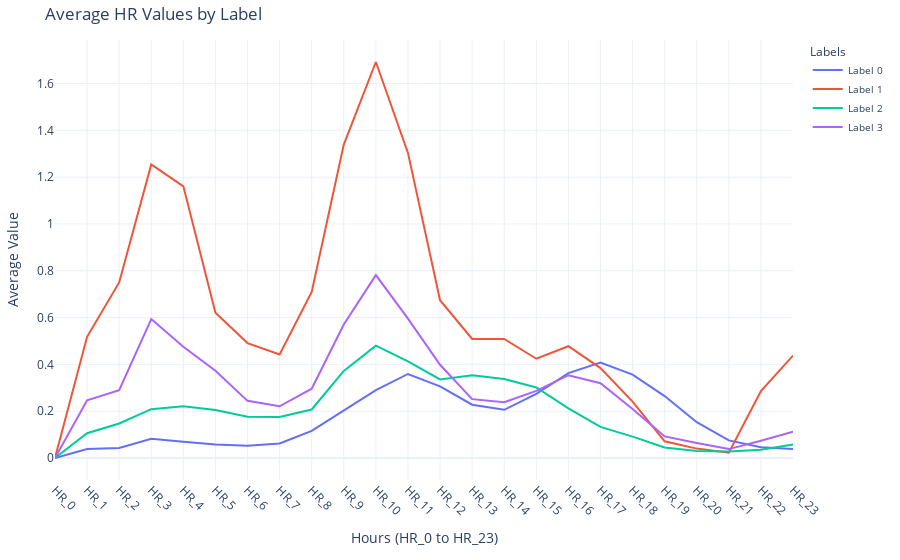

Here is the notebook cell this chart was saved with:
### Code cell
v.plot_avg_hr_by_label(data, labels_col)

### Figure 1 — Plotly figure (JSON) as saved in the notebook; plotly's stock layout.template omitted (floating-point values rounded to 4 significant figures)
{"data": [{"line": {"width": 2}, "marker": {"size": 6}, "mode": "lines", "name": "Label 0", "type": "scatter", "x": ["HR_0", "HR_1", "HR_2", "HR_3", "HR_4", "HR_5", "HR_6", "HR_7", "HR_8", "HR_9", "HR_10", "HR_11", "HR_12", "HR_13", "HR_14", "HR_15", "HR_16", "HR_17", "HR_18", "HR_19", "HR_20", "HR_21", "HR_22", "HR_23"], "y": [0, 0.03833, 0.04277, 0.08239, 0.06956, 0.05758, 0.05275, 0.06206, 0.1158, 0.2027, 0.2899, 0.359, 0.3064, 0.2276, 0.2058, 0.2741, 0.3628, 0.4076, 0.3564, 0.2647, 0.153, 0.07537, 0.04583, 0.03836]}, {"line": {"width": 2}, "marker": {"size": 6}, "mode": "lines", "name": "Label 1", "type": "scatter", "x": ["HR_0", "HR_1", "HR_2", "HR_3", "HR_4", "HR_5", "HR_6", "HR_7", "HR_8", "HR_9", "HR_10", "HR_11", "HR_12", "HR_13", "HR_14", "HR_15", "HR_16", "HR_17", "HR_18", "HR_19", "HR_20", "HR_21", "HR_22", "HR_23"], "y": [0, 0.5179, 0.75, 1.254, 1.161, 0.6205, 0.4911, 0.442, 0.7098, 1.339, 1.692, 1.304, 0.6741, 0.5089, 0.5089, 0.4241, 0.4777, 0.3839, 0.2411, 0.07143, 0.04018, 0.02232, 0.2857, 0.4375]}, {"line": {"width": 2}, "marker": {"size": 6}, "mode": "lines", "name": "Label 2", "type": "scatter", "x": ["HR_0", "HR_1", "HR_2", "HR_3", "HR_4", "HR_5", "HR_6", "HR_7", "HR_8", "HR_9", "HR_10", "HR_11", "HR_12", "HR_13", "HR_14", "HR_15", "HR_16", "HR_17", "HR_18", "HR_19", "HR_20", "HR_21", "HR_22", "HR_23"], "y": [0, 0.1057, 0.1476, 0.2086, 0.221, 0.2052, 0.1764, 0.1757, 0.2073, 0.372, 0.4798, 0.4132, 0.3356, 0.3535, 0.3377, 0.3013, 0.2121, 0.1332, 0.09128, 0.0453, 0.0302, 0.02814, 0.035, 0.05765]}, {"line": {"width": 2}, "marker": {"size": 6}, "mode": "lines", "name": "Label 3", "type": "scatter", "x": ["HR_0", "HR_1", "HR_2", "HR_3", "HR_4", "HR_5", "HR_6", "HR_7", "HR_8", "HR_9", "HR_10", "HR_11", "HR_12", "HR_13", "HR_14", "HR_15", "HR_16", "HR_17", "HR_18", "HR_19", "HR_20", "HR_21", "HR_22", "HR_23"], "y": [0, 0.2463, 0.2902, 0.5936, 0.4751, 0.3728, 0.2442, 0.2208, 0.2961, 0.5702, 0.7814, 0.5958, 0.3984, 0.2515, 0.2383, 0.2865, 0.3538, 0.3194, 0.2098, 0.09211, 0.06433, 0.03801, 0.07383, 0.1118]}], "layout": {"legend": {"font": {"size": 10}, "title": {"text": "Labels"}}, "margin": {"b": 80, "l": 20, "r": 20, "t": 40}, "title": {"text": "Average HR Values by Label"}, "xaxis": {"tickangle": 45, "title": {"text": "Hours (HR_0 to HR_23)"}}, "yaxis": {"title": {"text": "Average Value"}}}}
